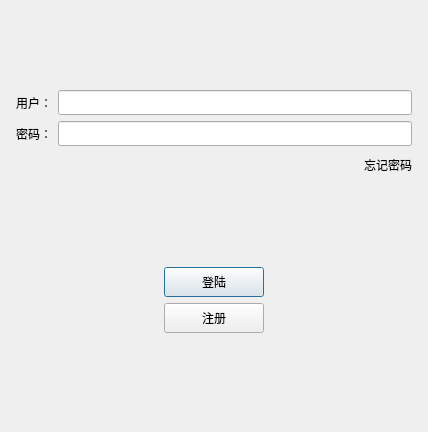
<?xml version="1.0" encoding="UTF-8"?>
<ui version="4.0">
 <class>LoginDialog</class>
 <widget class="QDialog" name="LoginDialog">
  <property name="geometry">
   <rect>
    <x>0</x>
    <y>0</y>
    <width>428</width>
    <height>432</height>
   </rect>
  </property>
  <property name="windowTitle">
   <string>Dialog</string>
  </property>
  <layout class="QVBoxLayout" name="verticalLayout_2">
   <item>
    <layout class="QVBoxLayout" name="verticalLayout">
     <property name="leftMargin">
      <number>5</number>
     </property>
     <property name="topMargin">
      <number>5</number>
     </property>
     <property name="rightMargin">
      <number>5</number>
     </property>
     <property name="bottomMargin">
      <number>5</number>
     </property>
     <item>
      <widget class="QWidget" name="widget" native="true">
       <layout class="QVBoxLayout" name="verticalLayout_3">
        <item>
         <widget class="QLabel" name="label">
          <property name="minimumSize">
           <size>
            <width>100</width>
            <height>50</height>
           </size>
          </property>
          <property name="text">
           <string/>
          </property>
          <property name="pixmap">
           <pixmap resource="../rc.qrc">:/images/xt.png</pixmap>
          </property>
          <property name="alignment">
           <set>Qt::AlignCenter</set>
          </property>
         </widget>
        </item>
       </layout>
      </widget>
     </item>
     <item>
      <layout class="QHBoxLayout" name="horizontalLayout">
       <item>
        <widget class="QLabel" name="user_label">
         <property name="minimumSize">
          <size>
           <width>0</width>
           <height>25</height>
          </size>
         </property>
         <property name="maximumSize">
          <size>
           <width>16777215</width>
           <height>25</height>
          </size>
         </property>
         <property name="text">
          <string>用户：</string>
         </property>
        </widget>
       </item>
       <item>
        <widget class="QLineEdit" name="user_edit">
         <property name="minimumSize">
          <size>
           <width>0</width>
           <height>25</height>
          </size>
         </property>
         <property name="maximumSize">
          <size>
           <width>16777215</width>
           <height>25</height>
          </size>
         </property>
        </widget>
       </item>
      </layout>
     </item>
     <item>
      <layout class="QHBoxLayout" name="horizontalLayout_3">
       <item>
        <widget class="QLabel" name="passwd_label">
         <property name="minimumSize">
          <size>
           <width>0</width>
           <height>25</height>
          </size>
         </property>
         <property name="maximumSize">
          <size>
           <width>16777215</width>
           <height>25</height>
          </size>
         </property>
         <property name="text">
          <string>密码：</string>
         </property>
        </widget>
       </item>
       <item>
        <widget class="QLineEdit" name="passwd_edit">
         <property name="minimumSize">
          <size>
           <width>0</width>
           <height>25</height>
          </size>
         </property>
         <property name="maximumSize">
          <size>
           <width>16777215</width>
           <height>25</height>
          </size>
         </property>
        </widget>
       </item>
      </layout>
     </item>
     <item>
      <layout class="QHBoxLayout" name="horizontalLayout_4">
       <item>
        <spacer name="horizontalSpacer">
         <property name="orientation">
          <enum>Qt::Horizontal</enum>
         </property>
         <property name="sizeHint" stdset="0">
          <size>
           <width>40</width>
           <height>20</height>
          </size>
         </property>
        </spacer>
       </item>
       <item>
        <widget class="QLabel" name="forget_label">
         <property name="minimumSize">
          <size>
           <width>0</width>
           <height>25</height>
          </size>
         </property>
         <property name="maximumSize">
          <size>
           <width>16777215</width>
           <height>25</height>
          </size>
         </property>
         <property name="text">
          <string>忘记密码</string>
         </property>
        </widget>
       </item>
      </layout>
     </item>
     <item>
      <spacer name="verticalSpacer">
       <property name="orientation">
        <enum>Qt::Vertical</enum>
       </property>
       <property name="sizeHint" stdset="0">
        <size>
         <width>20</width>
         <height>40</height>
        </size>
       </property>
      </spacer>
     </item>
     <item>
      <layout class="QHBoxLayout" name="horizontalLayout_5">
       <item>
        <spacer name="horizontalSpacer_2">
         <property name="orientation">
          <enum>Qt::Horizontal</enum>
         </property>
         <property name="sizeHint" stdset="0">
          <size>
           <width>40</width>
           <height>20</height>
          </size>
         </property>
        </spacer>
       </item>
       <item>
        <widget class="QPushButton" name="login_btn">
         <property name="minimumSize">
          <size>
           <width>100</width>
           <height>30</height>
          </size>
         </property>
         <property name="text">
          <string>登陆</string>
         </property>
        </widget>
       </item>
       <item>
        <spacer name="horizontalSpacer_3">
         <property name="orientation">
          <enum>Qt::Horizontal</enum>
         </property>
         <property name="sizeHint" stdset="0">
          <size>
           <width>40</width>
           <height>20</height>
          </size>
         </property>
        </spacer>
       </item>
      </layout>
     </item>
     <item>
      <layout class="QHBoxLayout" name="horizontalLayout_6">
       <item>
        <spacer name="horizontalSpacer_4">
         <property name="orientation">
          <enum>Qt::Horizontal</enum>
         </property>
         <property name="sizeHint" stdset="0">
          <size>
           <width>40</width>
           <height>20</height>
          </size>
         </property>
        </spacer>
       </item>
       <item>
        <widget class="QPushButton" name="reg_btn">
         <property name="minimumSize">
          <size>
           <width>100</width>
           <height>30</height>
          </size>
         </property>
         <property name="text">
          <string>注册</string>
         </property>
        </widget>
       </item>
       <item>
        <spacer name="horizontalSpacer_5">
         <property name="orientation">
          <enum>Qt::Horizontal</enum>
         </property>
         <property name="sizeHint" stdset="0">
          <size>
           <width>40</width>
           <height>20</height>
          </size>
         </property>
        </spacer>
       </item>
      </layout>
     </item>
     <item>
      <spacer name="verticalSpacer_2">
       <property name="orientation">
        <enum>Qt::Vertical</enum>
       </property>
       <property name="sizeHint" stdset="0">
        <size>
         <width>20</width>
         <height>40</height>
        </size>
       </property>
      </spacer>
     </item>
    </layout>
   </item>
  </layout>
 </widget>
 <resources>
  <include location="../rc.qrc"/>
 </resources>
 <connections/>
</ui>
